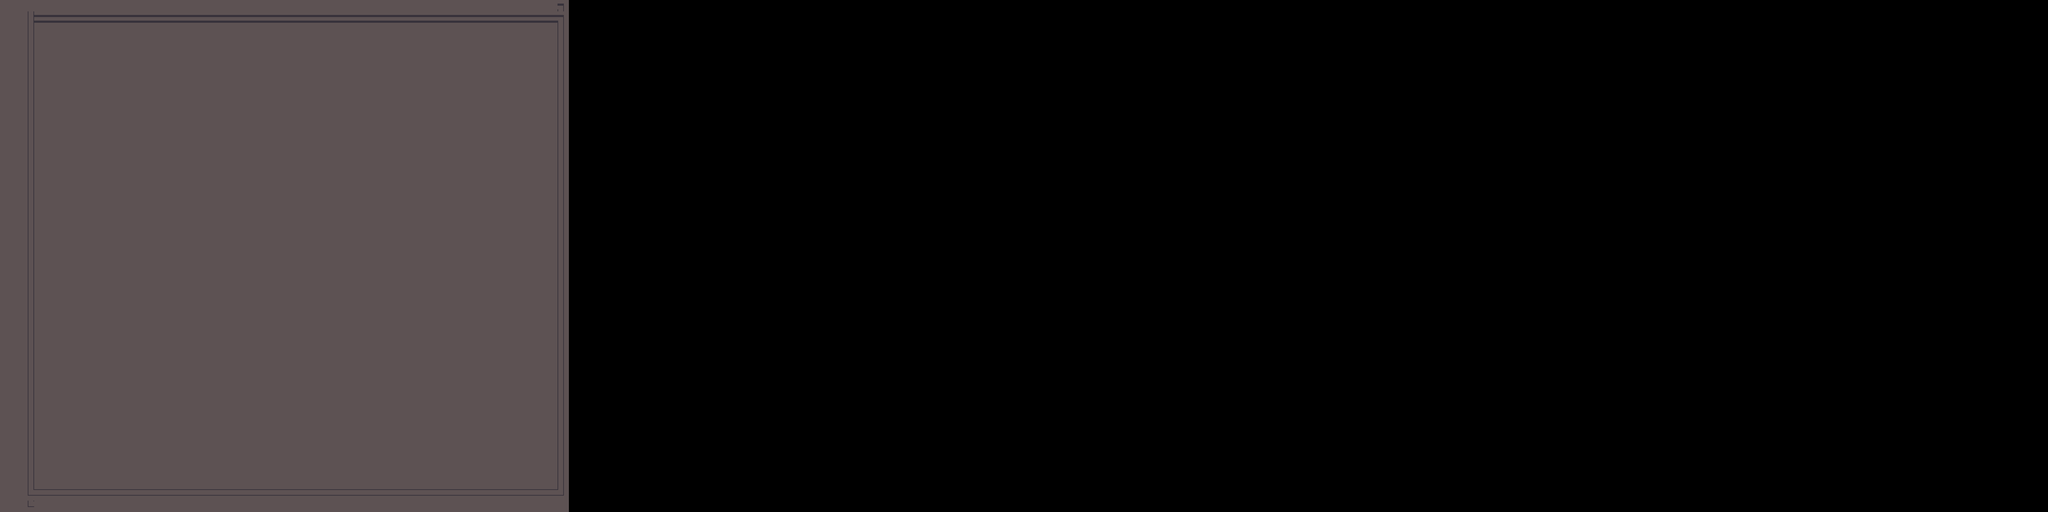

This game map was drawn from its Tiled (.tmx) file and the tilesets committed beside it. A one-line description and the trimmed map source follow:
An orthogonal 180x45 tile map with 32x32 px tiles, 2 tile layers (Tile Layer 1, Tile Layer 2), 3 tilesets and 183 objects (8x 0, Player, 3).

<map version="1.10" tiledversion="1.11.2" orientation="orthogonal" renderorder="right-down" width="180" height="45" tilewidth="32" tileheight="32" infinite="0" nextlayerid="10" nextobjectid="496">
 <tileset firstgid="1" source="../tilesets/terrain.tsx" />
 <tileset firstgid="484" source="../tilesets/Objects.tsx" />
 <tileset firstgid="538" source="../tilesets/terrain_atlas.tsx" />
 <layer id="9" name="Tile Layer 1" width="180" height="45">
  <data>[8100 cells, 2250 non-empty, 1 distinct tile ids]</data>
 </layer>
 <layer id="3" name="Tile Layer 2" width="180" height="45">
  <data>[8100 cells, 180 non-empty, 7 distinct tile ids]</data>
 </layer>
 <objectgroup id="4" name="Objects">
  <object id="127" gid="520" x="928" y="576" width="29" height="44" />
  <object id="128" gid="520" x="928" y="608" width="29" height="44" />
  <object id="129" gid="520" x="928" y="640" width="29" height="44" />
  <object id="130" gid="520" x="928" y="704" width="29" height="44" />
  <object id="131" gid="520" x="928" y="640" width="29" height="44" />
  <object id="132" gid="520" x="928" y="672" width="29" height="44" />
  <object id="133" gid="520" x="928" y="704" width="29" height="44" />
  <object id="134" gid="520" x="928" y="736" width="29" height="44" />
  <object id="135" gid="520" x="928" y="800" width="29" height="44" />
  <object id="136" gid="520" x="928" y="832" width="29" height="44" />
  <object id="137" gid="520" x="928" y="768" width="29" height="44" />
  <object id="138" gid="520" x="928" y="832" width="29" height="44" />
  <object id="139" gid="520" x="928" y="864" width="29" height="44" />
  <object id="148" gid="520" x="1152" y="576" width="29" height="44" />
  <object id="149" gid="520" x="1152" y="608" width="29" height="44" />
  <object id="150" gid="520" x="1152" y="672" width="29" height="44" />
  <object id="151" gid="520" x="1152" y="640" width="29" height="44" />
  <object id="152" gid="520" x="1152" y="704" width="29" height="44" />
  <object id="153" gid="520" x="1152" y="736" width="29" height="44" />
  <object id="154" gid="520" x="1152" y="768" width="29" height="44" />
  <object id="155" gid="520" x="1152" y="800" width="29" height="44" />
  <object id="156" gid="520" x="1120" y="800" width="29" height="44" />
  <object id="157" gid="520" x="1088" y="800" width="29" height="44" />
  <object id="158" gid="520" x="1056" y="800" width="29" height="44" />
  <object id="168" gid="520" x="1024" y="800" width="29" height="44" />
  <object id="172" gid="520" x="544" y="544" width="29" height="44" />
  <object id="173" gid="520" x="544" y="576" width="29" height="44" />
  <object id="174" gid="520" x="544" y="640" width="29" height="44" />
  <object id="175" gid="520" x="544" y="608" width="29" height="44" />
  <object id="176" gid="520" x="544" y="736" width="29" height="44" />
  <object id="177" gid="520" x="544" y="672" width="29" height="44" />
  <object id="178" gid="520" x="544" y="768" width="29" height="44" />
  <object id="179" gid="489" x="544" y="864" width="63" height="147" />
  <object id="180" gid="489" x="1440" y="608" width="63" height="147" />
  <object id="181" gid="489" x="1184" y="320" width="63" height="147" />
  <object id="182" gid="489" x="656" y="136" width="63" height="147" />
  <object id="218" gid="520" x="1019.5" y="768" width="29" height="44" />
  <object id="219" gid="520" x="1155.5" y="440" width="29" height="44" />
  <object id="220" gid="520" x="1163.5" y="402" width="29" height="44" />
  <object id="221" gid="520" x="1199.5" y="402" width="29" height="44" />
  <object id="222" gid="520" x="1261.5" y="394" width="29" height="44" />
  <object id="223" gid="520" x="1269.5" y="394" width="29" height="44" />
  <object id="224" gid="520" x="1273.5" y="398" width="29" height="44" />
  <object id="225" gid="520" x="1279.5" y="398" width="29" height="44" />
  <object id="226" gid="520" x="1279.5" y="398" width="29" height="44" />
  <object id="227" gid="520" x="1279.5" y="400" width="29" height="44" />
  <object id="228" gid="520" x="1277.5" y="400" width="29" height="44" />
  <object id="229" gid="520" x="1259.5" y="404" width="29" height="44" />
  <object id="230" gid="520" x="1239.5" y="422" width="29" height="44" />
  <object id="231" gid="520" x="1227.5" y="438" width="29" height="44" />
  <object id="232" gid="520" x="1213.5" y="458" width="29" height="44" />
  <object id="233" gid="520" x="1207.5" y="464" width="29" height="44" />
  <object id="234" gid="520" x="1145.5" y="494" width="29" height="44" />
  <object id="235" gid="520" x="1145.5" y="512" width="29" height="44" />
  <object id="236" gid="520" x="1145.5" y="512" width="29" height="44" />
  <object id="237" gid="520" x="1145.5" y="514" width="29" height="44" />
  <object id="238" gid="520" x="1145.5" y="514" width="29" height="44" />
  <object id="239" gid="520" x="1145.5" y="514" width="29" height="44" />
  <object id="240" gid="520" x="1145.5" y="514" width="29" height="44" />
  <object id="241" gid="520" x="1145.5" y="514" width="29" height="44" />
  <object id="242" gid="520" x="1145.5" y="514" width="29" height="44" />
  <object id="243" gid="520" x="1145.5" y="514" width="29" height="44" />
  <object id="244" gid="520" x="1145.5" y="514" width="29" height="44" />
  <object id="245" gid="520" x="1145.5" y="514" width="29" height="44" />
  <object id="246" gid="520" x="1145.5" y="514" width="29" height="44" />
  <object id="247" gid="520" x="1145.5" y="514" width="29" height="44" />
  <object id="248" gid="520" x="1145.5" y="514" width="29" height="44" />
  <object id="249" gid="520" x="1145.5" y="514" width="29" height="44" />
  <object id="250" gid="520" x="1145.5" y="514" width="29" height="44" />
  <object id="251" gid="520" x="1145.5" y="514" width="29" height="44" />
  <object id="252" gid="520" x="1145.5" y="514" width="29" height="44" />
  <object id="253" gid="520" x="1145.5" y="514" width="29" height="44" />
  <object id="254" gid="520" x="1145.5" y="514" width="29" height="44" />
  <object id="255" gid="520" x="1145.5" y="514" width="29" height="44" />
  <object id="256" gid="520" x="1145.5" y="514" width="29" height="44" />
  <object id="257" gid="520" x="1145.5" y="514" width="29" height="44" />
  <object id="258" gid="520" x="387.5" y="384" width="29" height="44" />
  <object id="259" gid="520" x="941.5" y="326" width="29" height="44" />
  <object id="260" gid="520" x="955.5" y="328" width="29" height="44" />
  <object id="261" gid="520" x="959.5" y="328" width="29" height="44" />
  <object id="262" gid="520" x="961.5" y="328" width="29" height="44" />
  <object id="263" gid="520" x="961.5" y="330" width="29" height="44" />
  <object id="264" gid="520" x="961.5" y="330" width="29" height="44" />
  <object id="265" gid="520" x="961.5" y="330" width="29" height="44" />
  <object id="266" gid="520" x="961.5" y="330" width="29" height="44" />
  <object id="267" gid="520" x="961.5" y="330" width="29" height="44" />
  <object id="268" gid="520" x="961.5" y="330" width="29" height="44" />
  <object id="269" gid="520" x="961.5" y="330" width="29" height="44" />
  <object id="270" gid="520" x="961.5" y="330" width="29" height="44" />
  <object id="271" gid="520" x="961.5" y="330" width="29" height="44" />
  <object id="272" gid="520" x="961.5" y="330" width="29" height="44" />
  <object id="273" gid="520" x="961.5" y="330" width="29" height="44" />
  <object id="274" gid="520" x="961.5" y="330" width="29" height="44" />
  <object id="275" gid="520" x="963.5" y="338" width="29" height="44" />
  <object id="276" gid="520" x="971.5" y="352" width="29" height="44" />
  </objectgroup>
 <objectgroup id="5" name="Entities">
  <!-- 11 objects omitted --></objectgroup>
 <objectgroup id="7" name="Collisions">
  <!-- 4 objects omitted --></objectgroup>
</map>
<!-- 88 of 183 objects omitted -->
